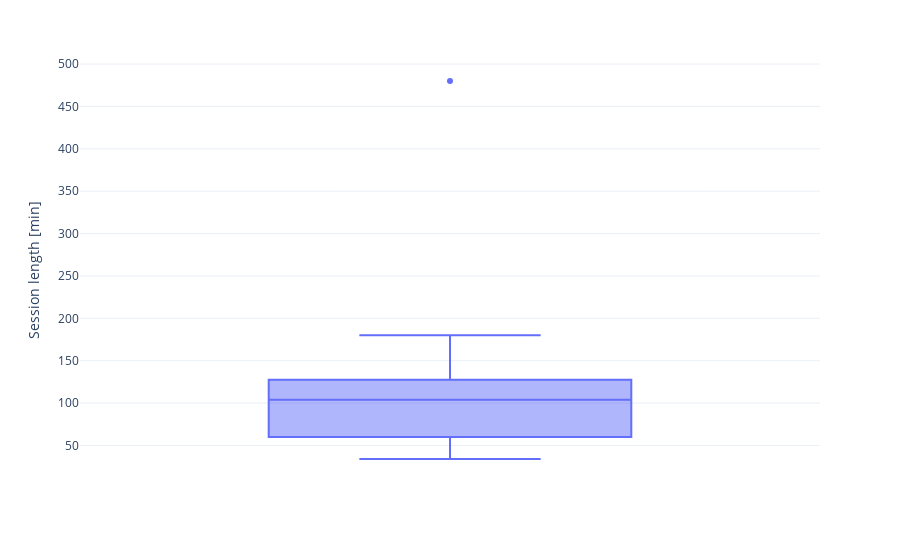

This figure's notebook cell:
### Code cell
df = unique_studies

df["session-length"] = pd.to_numeric(df["session-length"], errors='coerce')

fig = px.box(
    df,
    y="session-length",
    labels={
        "session-length": "Session length [min]",
    },
    template="plotly_white"
)

fig.show()

### Figure 1 — Plotly figure (JSON) as saved in the notebook; plotly's stock layout.template omitted (floating-point values rounded to 4 significant figures)
{"data": [{"alignmentgroup": "True", "hovertemplate": "Session length [min]=%{y}<extra></extra>", "legendgroup": "", "marker": {"color": "#636efa"}, "name": "", "notched": false, "offsetgroup": "", "orientation": "v", "showlegend": false, "type": "box", "x0": " ", "xaxis": "x", "y": [80, 130, 60, 180, null, 480, 60, 40, 120, 120, 120, null, 40, 140, 104, 65, 34, 110, 60, 90, 170, 150, 120, 90, 60], "y0": " ", "yaxis": "y"}], "layout": {"boxmode": "group", "legend": {"tracegroupgap": 0}, "margin": {"t": 60}, "xaxis": {"anchor": "y", "domain": [0, 1]}, "yaxis": {"anchor": "x", "domain": [0, 1], "title": {"text": "Session length [min]"}}}}
